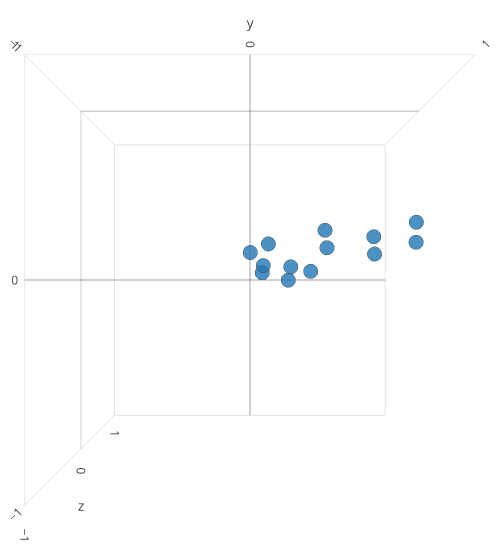

The cell this chart's notebook holds for it:
### Code cell
rnd_ids = random.choices(range(testset.shape[0]))
test_feats, test_values = to_network_data(testset[rnd_ids,:,:])
test_record = np.concatenate([test_feats.reshape(-1,13,2)[0,:,:], np.expand_dims(test_values[0,:], 1)], axis=1)
Visualization.plot_3d(test_record)

### Figure 1 — Plotly figure (JSON) as saved in the notebook; plotly's stock layout.template omitted (floating-point values rounded to 4 significant figures)
{"data": [{"marker": {"line": {"color": "rgba(200,200,200)", "width": 0.5}, "opacity": 0.8, "size": 5}, "mode": "markers", "text": ["head", "leftShoulder", "rightShoulder", "leftElbow", "rightElbow", "leftWrist", "rightWrist", "leftHip", "rightHip", "leftKnee", "rightKnee", "leftAnkle", "rightAnkle"], "type": "scatter3d", "uid": "a6fc57b2-b373-11e8-adf3-fa163ee24c06", "x": [0.08745, 0.2149, 0.0809, 0.1587, 0.05178, 0.04266, 0, 0.2908, 0.1941, 0.2511, 0.1546, 0.3403, 0.2285], "y": [0.0782, 0.1075, 0.2468, 0, 0.3558, 0.07004, 0.2215, 0.436, 0.4603, 0.7148, 0.7371, 0.9754, 1], "z": [0.0663, 0.01028, 0.1156, -0.12, -0.02211, -0.05663, -0.06288, -0.05541, 0.05541, -0.08898, 0.007467, -0.03064, 0.07578]}], "layout": {"margin": {"b": 0, "l": 0, "r": 0, "t": 0}, "scene": {"aspectmode": "manual", "aspectratio": {"x": 1, "y": 1, "z": 1}, "camera": {"center": {"x": 0, "y": 0, "z": 0}, "eye": {"x": 0, "y": 0, "z": -2}, "up": {"x": 1, "y": 0, "z": 0}}, "xaxis": {"nticks": 4, "range": [-1, 1]}, "yaxis": {"nticks": 4, "range": [-1, 1]}, "zaxis": {"nticks": 4, "range": [-1, 1]}}, "title": "cam", "width": 500}}
